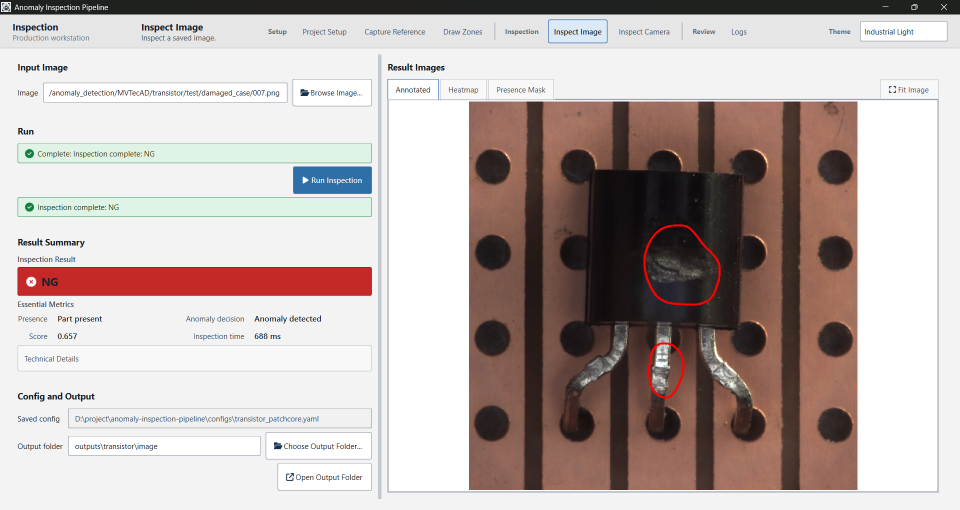
#> input picture assets/images/sample_inspection.png, 1919 x 1020 px (shown at 1/2 size)
$ python -i visualization.py   (imports and definitions only)
#> lines starting #> are read from the running program, lines starting #| are printed output that depends on the picture
from __future__ import annotations

from pathlib import Path
from typing import Optional

import cv2
import numpy as np

from anomaly_inspection.core.result_types import FinalResult, InspectionResult


def _clamp(value: float, minimum: float, maximum: float) -> float:
    return max(minimum, min(maximum, value))


def contour_thickness_for_image(image_shape: tuple[int, ...]) -> int:
    min_dim = min(image_shape[:2])
    return int(_clamp(round(min_dim / 360.0), 2, 5))


# [69 lines left out: functions normalize_heatmap_to_uint8, build_defect_mask_from_heatmap, extract_defect_contours, draw_defect_contours, not called in this run]


def save_annotated_image(
    image: np.ndarray,
    result: InspectionResult,
    output_path: str | Path,
    anomaly_heatmap: np.ndarray | None = None,
) -> str:
    annotated = image.copy()
    if result.final_result == FinalResult.NG:
        mask = build_defect_mask_from_heatmap(anomaly_heatmap, image.shape)
        image_area = int(image.shape[0] * image.shape[1])
        min_area = max(20, int(round(image_area * 0.0002)))
        contours = extract_defect_contours(mask, min_area)
        annotated = draw_defect_contours(annotated, contours)
    output_path = Path(output_path)
    output_path.parent.mkdir(parents=True, exist_ok=True)
    cv2.imwrite(str(output_path), annotated)
    return str(output_path)


# [32 lines left out: functions save_heatmap_overlay, try_save_heatmap, not called in this run]

>>> import cv2
>>> picture = cv2.imread('../../../assets/images/sample_inspection.png', cv2.IMREAD_GRAYSCALE)
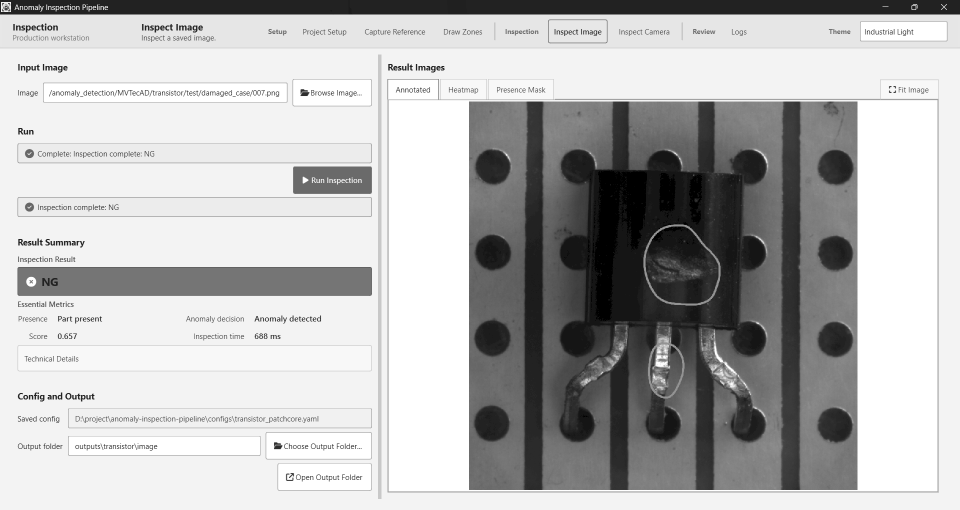
#> picture: shape (1020, 1919) (shown at 1/2 size); min 0, max 255, mean 182.2
>>> result = save_annotated_image(picture, 'out.png', 'out1.png')
#> (the run stopped early here; a loop or call above may not have finished)
